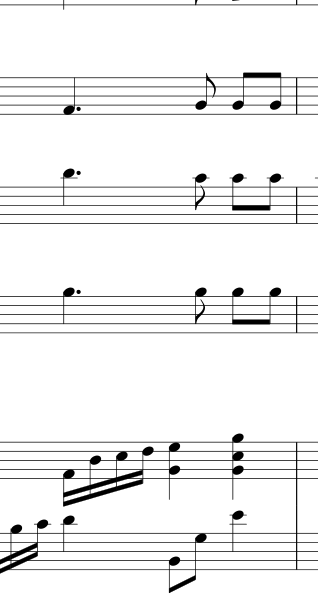
#> input picture _smoke/cheongsan_m26_clean.png, 318 x 600 px
$ python measure_heads.py cheongsan_m26_clean.png
#> lines starting #> are read from the running program, lines starting #| are printed output that depends on the picture; after the words box and inside, x2 and y2 are one past the last pixel; in counts of white or black regions, pixels touching at a corner belong together
"""Detect staff lines and notehead centers in a cropped PNG.
Usage: measure_heads.py <png> [x0 x1]  (x range to search heads, in px)"""
import sys

import fitz  # noqa: F401  (ensures PyMuPDF avail; we use PIL-free numpy approach)
import numpy as np
from PIL import Image

img = np.array(Image.open(sys.argv[1]).convert("L"))
h, w = img.shape
#> h = 600; w = 318
dark = img < 128
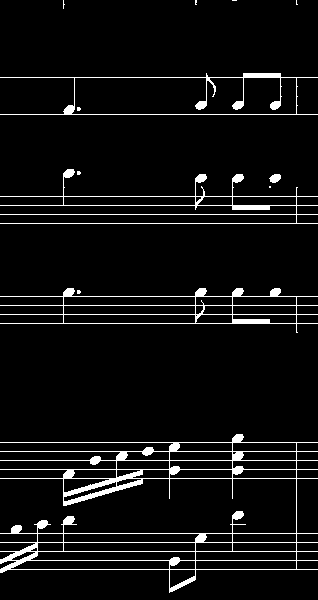
#> dark: shape (600, 318) bool; 5.8% white; 13 white regions (8 under 20 px), largest, box (x1, y1, x2, y2) and area: (0, 434, 318, 593) 5927, (0, 288, 318, 333) 1871, (0, 169, 318, 224) 1823, (0, 73, 318, 115) 1297, (269, 174, 281, 183) 79

# staff lines: rows where many dark pixels
row_counts = dark.sum(axis=1)
#> row_counts = 600 values, max 318 at index 77, min 0 at index 9, mean 18.45
thresh = w * 0.5
#> thresh = 159
line_rows = [y for y in range(h) if row_counts[y] > thresh]
#> line_rows = [77, 114, 196, 205, 214, 223, 296, 305, 314, 323, 442, 451, 460, 469, 478, 533, 542, 551, 560, 569]
# group adjacent
groups = []
for y in line_rows:
    if groups and y - groups[-1][-1] <= 2:
        groups[-1].append(y)
    else:
        groups.append([y])
#> this loop made 20 passes
#> y on passes 1 to 12: 77, 114, 196, 205, 214, 223, 296, 305, 314, 323, 442, 451
#> after the loop, groups = [[77], [114], [196], [205], [214], [223], [296], [305], [314], [323], [442], [451], [460], [469], [478], [533], [542], [551], [560], [569]]
lines = [sum(g) / len(g) for g in groups]
#> lines has the same summary as line_rows
print("staff lines y:", [round(l, 1) for l in lines])
#| staff lines y: [77.0, 114.0, 196.0, 205.0, 214.0, 223.0, 296.0, 305.0, 314.0, 323.0, 442.0, 451.0, 460.0, 469.0, 478.0, 533.0, 542.0, 551.0, 560.0, 569.0]
if len(lines) >= 2:
    gaps = [lines[i + 1] - lines[i] for i in range(len(lines) - 1)]
#> gaps = [37, 82, 9, 9, 9, 73, 9, 9, 9, 119, 9, 9, 9, 9, 55, 9, 9, 9, 9]
    print("gaps:", [round(g, 1) for g in gaps])
#| gaps: [37.0, 82.0, 9.0, 9.0, 9.0, 73.0, 9.0, 9.0, 9.0, 119.0, 9.0, 9.0, 9.0, 9.0, 55.0, 9.0, 9.0, 9.0, 9.0]

# heads: connected dark blobs wider than ~1.2 gap and roundish.
# simple column scan: for each x, find dark runs taller than 0.6*gap and shorter than 1.6*gap
gap = float(np.median([lines[i + 1] - lines[i] for i in range(len(lines) - 1)])) if len(lines) >= 2 else 25.0
#> gap = 9
from scipy import ndimage  # noqa: E402

lbl, n = ndimage.label(dark)
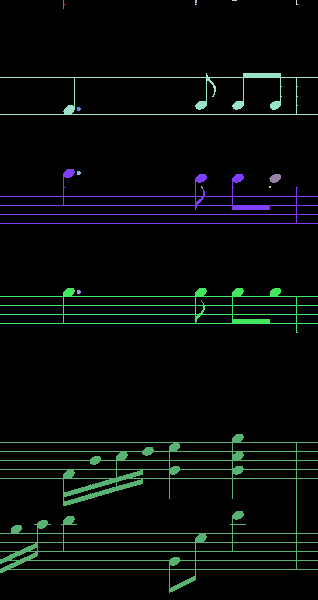
#> lbl: shape (600, 318) int32; 17 distinct labels, from 0 to 16; one colour per label, 0 black
#> n = 16
print("blobs:", n)
#| blobs: 16
for i in range(1, n + 1):
    ys, xs = np.where(lbl == i)
    bh = ys.max() - ys.min() + 1
    bw = xs.max() - xs.min() + 1
    area = len(ys)
    # notehead-ish: width 1.0-2.2 gap, height 0.7-1.4 gap, dense
    if 0.8 * gap <= bw <= 2.4 * gap and 0.6 * gap <= bh <= 1.5 * gap and area > 0.4 * bw * bh:
        cy, cx = ys.mean(), xs.mean()
        # step position relative to top line: 0 = top line, 1 = next space, ...
        if lines:
            step = (cy - lines[0]) / (gap / 2)
            print(f"head? cx={cx:.0f} cy={cy:.0f} w={bw} h={bh} step_from_topline={step:.2f}")
#> this loop made 16 passes
#> (bh, bw, area, cy, cx, step) on pass 9: (9, 12, 79, 177.8, 274.8, 22.41)
#> (bh, bw, area) on passes 5, 7, 12, 16: (42, 318, 1297), (55, 318, 1819), (45, 318, 1868), (159, 318, 5927)
#| head? cx=275 cy=178 w=12 h=9 step_from_topline=22.41

$ run again, on _smoke/cheongsan_p5_clean.png
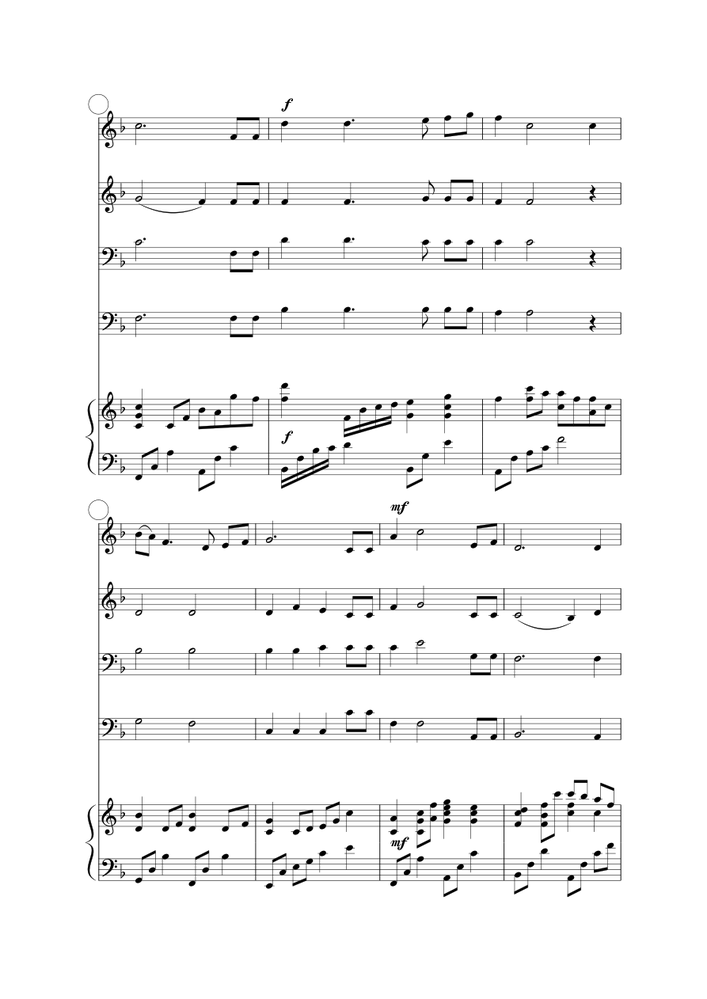
#> input picture _smoke/cheongsan_p5_clean.png, 707 x 999 px, shrunk from 893 x 1262 before the run
#> `dark = img < 128`:
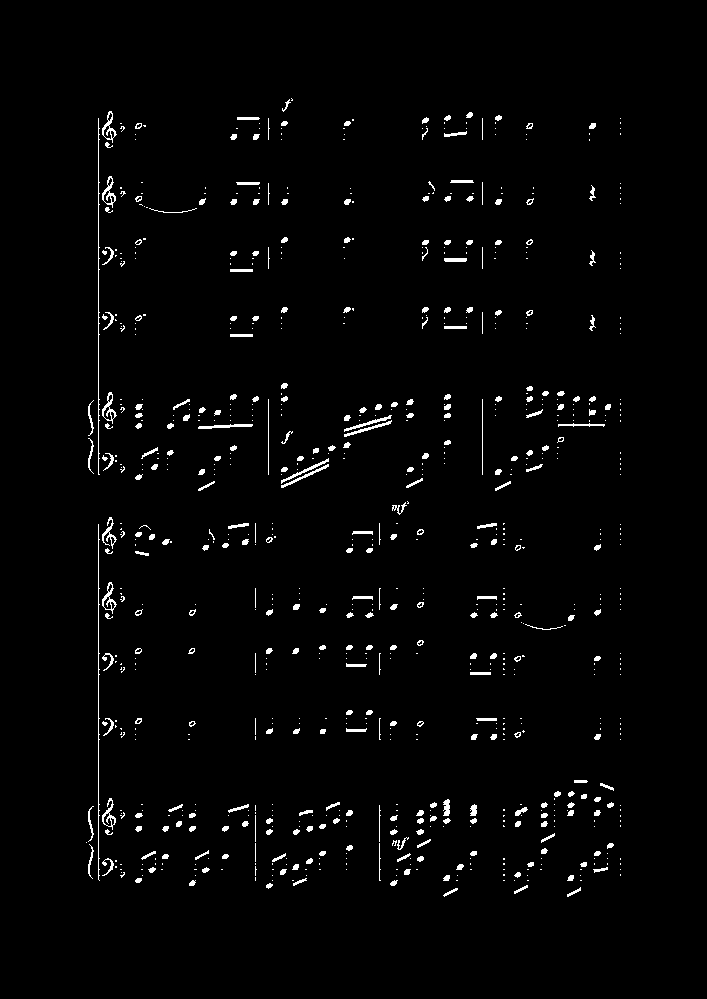
#> dark: shape (999, 707) bool; 2% white; 860 white regions (547 under 20 px), largest, box (x1, y1, x2, y2) and area: (98, 118, 100, 475) 378, (98, 524, 100, 881) 372, (198, 424, 253, 429) 158
#> row_counts = 999 values, max 129 at index 425, min 0 at index 0, mean 14.04
#> line_rows = []
#| staff lines y: []
#> gap = 25
#> `lbl, n = ndimage.label(dark)`:
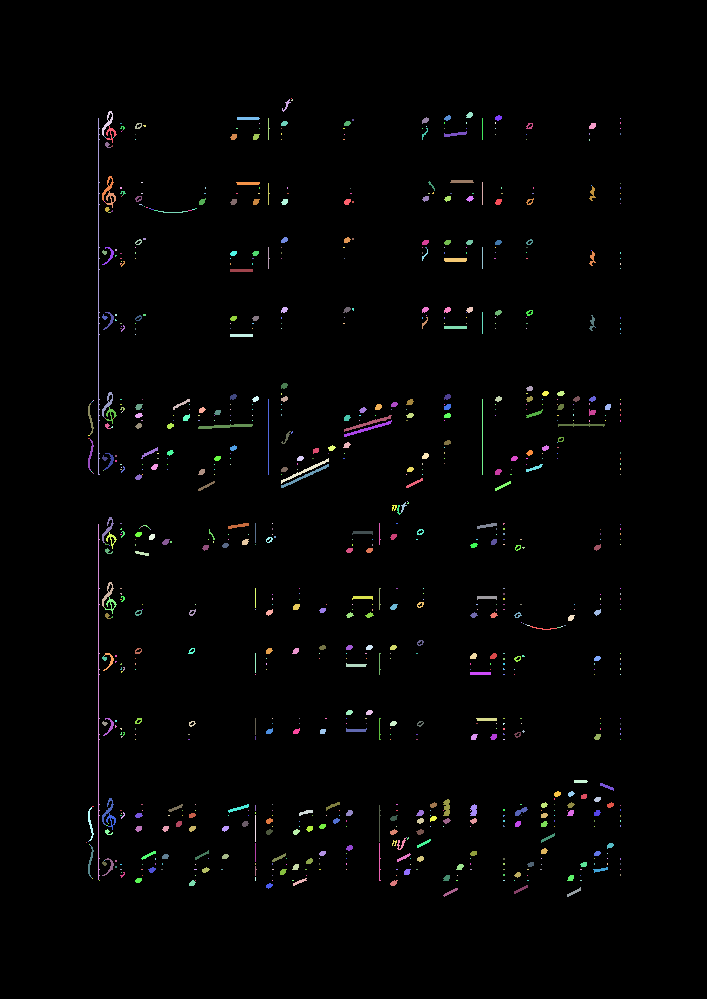
#> lbl: shape (999, 707) int32; 956 distinct labels, from 0 to 955; one colour per label, 0 black
#> n = 955
#| blobs: 955
#> the loop `for i in range(1, n + 1):` made 955 passes
#> (bh, bw, area) on passes 2, 4, 5: (13, 9, 32), (25, 11, 82), (6, 7, 31)
